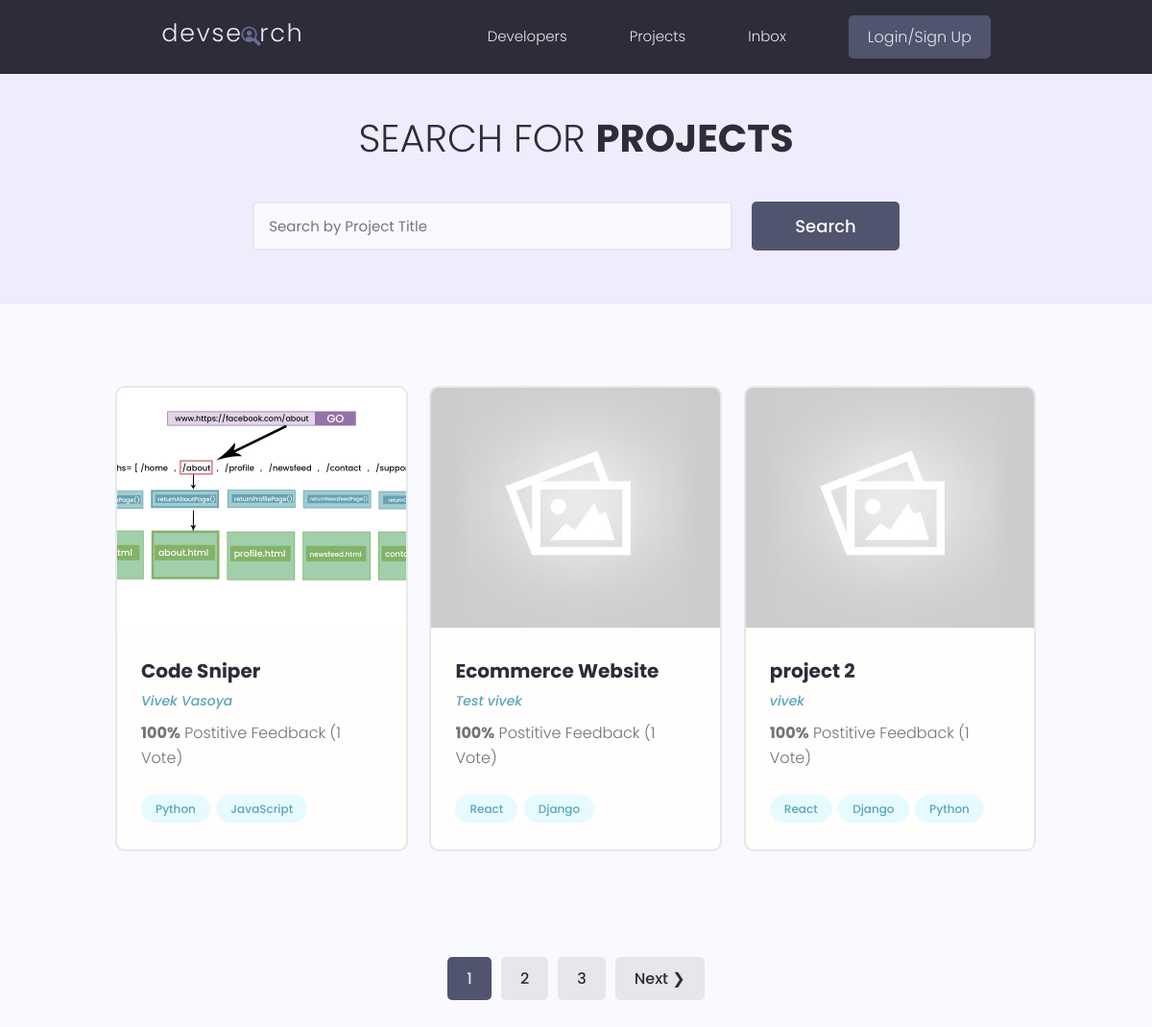
/projects/, run on the app's committed database.
### projects/models.py (models this page shows, shortened)
class Project(models.Model):
    owner = models.ForeignKey(Profile, null=True, blank=True, on_delete=models.CASCADE)
    title = models.CharField(max_length=200)
    description = models.TextField(null=True,blank=True)
    featured_image = models.ImageField(null=True,blank=True,default="default.jpg")
    demo_link = models.CharField(max_length=2000, null=True, blank=True)
    source_link = models.CharField(max_length=2000, null=True, blank=True)
    tags = models.ManyToManyField('Tag', blank=True)
    vote_total = models.IntegerField(default=0,null=True, blank=True)
    vote_ratio = models.IntegerField(default=0,null=True, blank=True)
    created = models.DateTimeField(auto_now_add=True)
    id = models.UUIDField(default=uuid.uuid4, unique=True, primary_key=True,editable=False)
    class Meta:
        ordering = ['-vote_ratio','-vote_total','title']
    @property
    def imageURL(self):
        try:
            url = self.featured_image.url
        except:
            url = ''
        return url

class Tag(models.Model):
    name = models.CharField(max_length=200)
    created = models.DateTimeField(auto_now_add=True)
    id = models.UUIDField(default=uuid.uuid4, unique=True, primary_key=True,editable=False)
    def __str__(self):
        return self.name

### users/models.py (models this page shows, shortened)
class Profile(models.Model):
    user = models.OneToOneField(User, on_delete=models.CASCADE, null= True,blank=True)
    name = models.CharField(max_length=200,blank=True,null=True)
    email = models.EmailField(max_length=500,blank=True,null=True)
    username = models.CharField(max_length=200, blank=True, null=True)
    location = models.CharField(max_length=200,blank=True,null=True)
    short_intro = models.CharField(max_length=200,blank=True,null=True)
    bio = models.TextField(blank=True,null=True)
    profile_image = models.ImageField(null=True,blank=True,upload_to='profiles/', default="profiles/user-default.png")
    social_github = models.CharField(max_length=200,blank=True,null=True)
    social_stackoverflow = models.CharField(max_length=200,blank=True,null=True)
    social_twitter = models.CharField(max_length=200,blank=True,null=True)
    social_linkedin = models.CharField(max_length=200,blank=True,null=True)
    social_youtube = models.CharField(max_length=200,blank=True,null=True)
    social_instagram = models.CharField(max_length=200,blank=True,null=True)
    social_facebook = models.CharField(max_length=200,blank=True,null=True)
    social_snapchat = models.CharField(max_length=200,blank=True,null=True)
    social_website = models.CharField(max_length=200,blank=True,null=True)
    created = models.DateTimeField(auto_now_add=True)
    id = models.UUIDField(default=uuid.uuid4, unique=True, primary_key=True,editable=False)
    class Meta:
        ordering = ['created']

### projects/views.py (the view)
# urls.py: path('projects/',views.getProjects),
def projects(request):
    projects, search_query = searchProjects(request)
    custom_range, projects = paginateProjects(request, projects, 3)
    context = {'projects': projects,
               'search_query': search_query, 'custom_range': custom_range}
    return render(request, 'projects/projects.html', context)

### projects/utils.py (called while the page is built)
def searchProjects(request):
    search_query = ''
    if request.GET.get('search_query'):
        search_query = request.GET.get('search_query')
    tags = Tag.objects.filter(name__icontains=search_query)
    projects = Project.objects.distinct().filter(
        Q(title__icontains=search_query) |
        Q(description__icontains=search_query) |
        Q(owner__name__icontains=search_query) |
        Q(tags__in=tags)
    )
    return projects, search_query

def paginateProjects(request, projects, results):
    page = request.GET.get('page')
    paginator = Paginator(projects, results)
    try:
        projects = paginator.page(page)
    except PageNotAnInteger:
        page = 1
        projects = paginator.page(page)
    except EmptyPage:
        page = paginator.num_pages
        projects = paginator.page(page)
    leftIndex = (int(page) - 4)
    if leftIndex < 1:
        leftIndex = 1
    rightIndex = (int(page) + 5)
    if rightIndex > paginator.num_pages:
        rightIndex = paginator.num_pages + 1
    custom_range = range(leftIndex, rightIndex)
    return custom_range, projects

### projects/templates/projects/projects.html (shortened to what this page needs)
{% extends 'main.html' %}
{% block content %}
  <main class="projects">
    <section class="hero-section text-center">
      <div class="container container--narrow">
        <div class="hero-section__box">
          <h2>Search for <span>Projects</span></h2>
        </div>
        <div class="hero-section__search">
          <form id="searchForm" class="form" action="{% url 'projects' %}" method="get">
            <div class="form__field">
              <input class="input input--text" id="formInput#search" type="text" name="search_query" value="{{search_query}}"
                placeholder="Search by Project Title" />
            </div>
            <input class="btn btn--sub btn--lg" type="submit" value="Search" />
          </form>
        </div>
      </div>
    </section>
    <section class="projectsList">
      <div class="container">
        <div class="grid grid--three">
         {% for project in projects %}
            <div class="column">
                <div class="card project">
                <a href="{% url 'project' pk=project.id %}" class="project">
                    <img class="project__thumbnail" src="{{project.imageURL}}" alt="project thumbnail" />
                    <div class="card__body">
                    <h3 class="project__title">{{project.title}}</h3>
                    <p><a class="project__author" href="{% url 'user-profile' pk=project.owner.id %}">{{project.owner.name}}</a></p>
                    <p class="project--rating">
                        <span style="font-weight: bold;">{{project.vote_ratio}}%</span> Postitive
                        Feedback ({{project.vote_total}} Vote{{project.vote_total|pluralize:"s"}})
                    </p>
                    <div class="project__tags">
                        {% for tag in project.tags.all %}
                            <span class="tag tag--pill tag--main">
                            <small>{{tag}}</small>
                            </span>
                        {% endfor %}
                    </div>
                    </div>
                </a>
                </div>
            </div>
          {% endfor %}
        </div>
      </div>
    </section>
    {% include 'pagination.html' with queryset=projects custom_range=custom_range %}
  </main>
{% endblock content %}

### static/styles/app.css (style rules this page uses)
:root { --color-sub: #2d2d39; }
.btn--sub { background-color: var(--color-sub-light); }
.card { border: 2px solid var(--color-light); }
img { width: 100%; }
.hero-section { height: 40vh; display: flex; align-items: center; background-color: var(--color-sub); }
.hero-section__box { margin-bottom: 4rem; }
.hero-section__box > h2, .hero-section__box > h2 > span { font-size: 4rem; color: var(--color-light); line-height: 1.3; text-transform: uppercase; }
.hero-section__box > h2 { font-weight: 300; }
.hero-section__box > h2 > span { font-weight: 700; }
.hero-section__search > .form { display: flex; align-items: center; justify-content: center; gap: 2rem; }
.hero-section__search > .form input.input--text { width: 50rem; }
.project__author { font-size: 1.4rem; font-style: italic; }
.project--rating { margin-bottom: 1.6em; margin-top: .5em; }
.projects > .hero-section { background: var(--color-sub-lighter); height: 30vh; }
.projects .hero-section__box { margin-bottom: 2.5rem; }
.projects .hero-section__box > h2 { color: var(--color-sub); }
.projects .hero-section__box > h2 > span { font-weight: 700; color: var(--color-sub); }
.projectsList { margin-top: 8rem; }
.project__thumbnail { height: 25rem; object-fit: cover; object-position: top center; }
.project__title { font-size: 2rem; font-weight: 700; color: var(--color-sub); }

### static/uikit/styles/modules/_variables.css (style rules this page uses)
:root { --color-main: #5aa5b9; --color-main-light: #e6faff; --color-sub: #3f4156; --color-sub-light: #51546e; --color-sub-lighter: #ededfd; --color-text: #737373; --color-gray: #8b8b8b; --color-light: #e5e7eb; --color-light-gray: #767676; --color-bg: #f8fafd; --color-white: #fffefd; --color-white-light: #f3f3f3; --color-success: #359e64; --color-success-bg: #def8e8; --color-error: #fc4b0b; --color-error-bg: #fff2ee; --font-base: 'Poppins', arial, helvetica, 'Segoe UI', roboto, ubuntu, sans-serif; --font-monospace: 'Fira Code', 'Courier New', courier, monospace; --font-regular: 300; --font-medium: 500; --font-bold: 700; --generic-shadow: 1px 1px 5px #00000010; --generic-transition: all 0.3s ease-in-out; }

### static/uikit/styles/modules/_base.css (style rules this page uses)
* { margin: 0; padding: 0; box-sizing: border-box; text-rendering: optimizeLegibility; color: inherit; font-size: inherit; }
html { font-size: 50%; }
@media only screen and (min-width: 480px) { html { font-size: 56.25%; } }
@media only screen and (min-width: 1200px) { html { font-size: 62.5%; } }
body { line-height: 1.6; font-weight: 400; font-size: 1.5rem; color: var(--color-text); background-color: var(--color-bg); min-height: 100vh; }

### static/uikit/styles/modules/_typography.css (style rules this page uses)
* { font-family: var(--font-base); }
h2 { font-size: 3.6rem; font-weight: var(--font-bold); }
h3 { font-size: 3.2rem; font-weight: var(--font-medium); }
p, span, strong { font-size: 1.6rem; color: var(--color-text); font-weight: var(--font-regular); }
a { padding-bottom: 2px; text-decoration: none; display: inline-block; color: var(--color-main); font-weight: var(--font-medium); }

### static/uikit/styles/modules/_utilities.css (style rules this page uses)
.container { width: 92%; max-width: 165rem; margin: 0 auto; box-sizing: border-box; }
.container--narrow { width: 92%; max-width: 120rem; }
@media screen and (min-width: 1000px) { .container { width: 90%; } }
@media screen and (min-width: 1000px) { .container--narrow { width: 85%; } }
@media screen and (min-width: 1200px) { .container { width: 80%; } }
@media screen and (min-width: 1200px) { .container--narrow { width: 72%; } }
.text-center { text-align: center; }

### static/uikit/styles/modules/_button.css (style rules this page uses)
.btn { display: inline-block; position: relative; cursor: pointer; background-color: var(--color-light); font-weight: var(--font-medium); color: var(--color-sub); text-decoration: none; padding: 1rem 2rem; border-radius: 0.5rem; border: none; width: -webkit-fit-content; width: -moz-fit-content; width: fit-content; height: -webkit-fit-content; height: -moz-fit-content; height: fit-content; font-size: 1.6rem; outline-width: 0; outline-color: transparent; -webkit-backface-visibility: hidden; backface-visibility: hidden; transition: all 0.3s ease-in-out; }
.btn--sub { background-color: var(--color-sub); color: var(--color-white); }
.btn--lg { font-size: 1.8rem; padding: 1.2rem 4.5rem; }

### static/uikit/styles/modules/_card.css (style rules this page uses)
.card { border-radius: 1rem; background-color: var(--color-white); border: 1.5px solid var(--color-light); width: auto; height: auto; margin-top: 0.5rem; margin-bottom: 0.5rem; overflow: hidden; }
.card__body, .card__header { padding: 2rem 2.5rem; }

### data on the page
Project: imageURL (picture), title "Code Sniper", owner.name "Vivek Vasoya", vote_ratio "100", vote_total "1"
Tag: name "Python"
Tag: name "JavaScript"
Project: imageURL (placeholder picture), title "Ecommerce Website", owner.name "Test vivek", vote_ratio "100", vote_total "1"
Tag: name "React"
Tag: name "Django"
Project: imageURL (placeholder picture), title "project 2", owner.name "vivek", vote_ratio "100", vote_total "1"

### other printed values
{{ page }} "1"
{{ page }} "2" "3"
